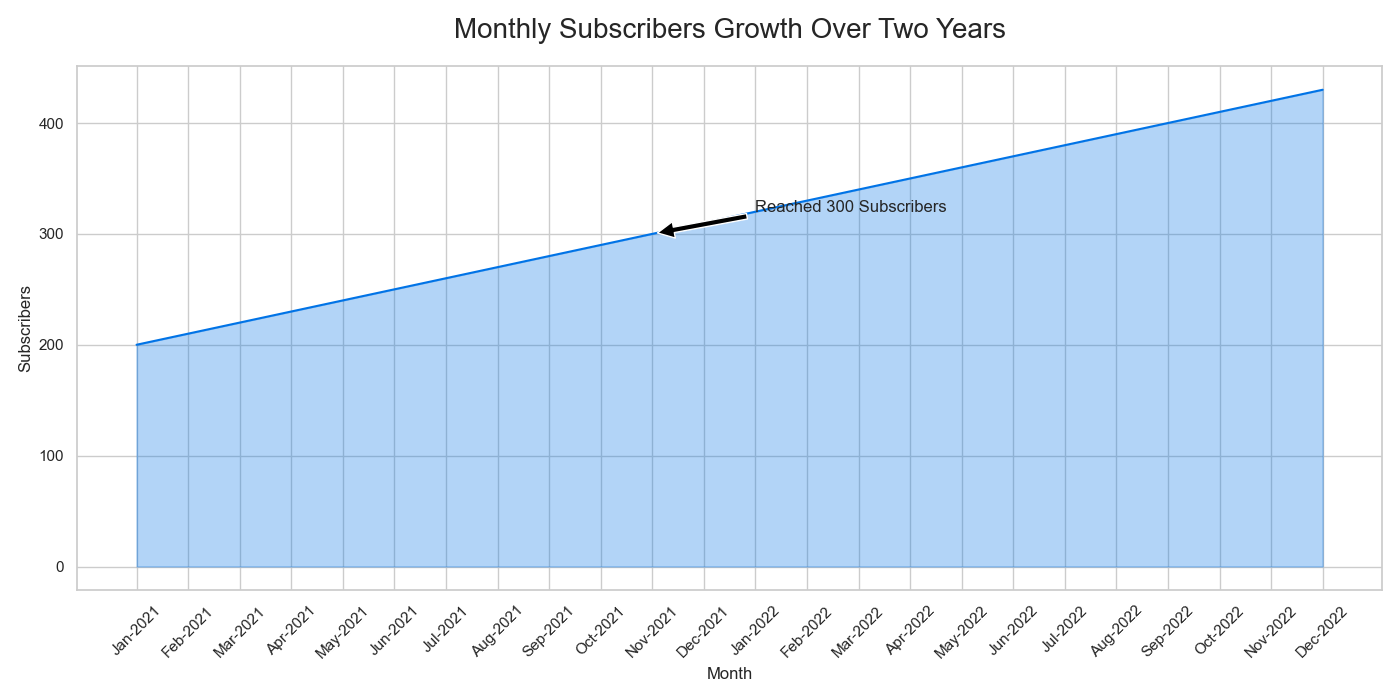

Source code (Python):

import seaborn as sns
import pandas as pd
import matplotlib.pyplot as plt

# Data
data = {
    'Month': ['Jan-2021', 'Feb-2021', 'Mar-2021', 'Apr-2021', 'May-2021', 
              'Jun-2021', 'Jul-2021', 'Aug-2021', 'Sep-2021', 'Oct-2021',
              'Nov-2021', 'Dec-2021', 'Jan-2022', 'Feb-2022', 'Mar-2022',
              'Apr-2022', 'May-2022', 'Jun-2022', 'Jul-2022', 'Aug-2022',
              'Sep-2022', 'Oct-2022', 'Nov-2022', 'Dec-2022'],
    'Subscribers': [200, 210, 220, 230, 240, 250, 260, 270, 280, 290,
                    300, 310, 320, 330, 340, 350, 360, 370, 380, 390, 
                    400, 410, 420, 430]
}

df = pd.DataFrame(data)

# Set the aesthetic style of the plots
sns.set_theme(style="whitegrid")

# Define the area chart
plt.figure(figsize=(14, 7))  # Change width and height
ax = sns.lineplot(data=df, x='Month', y='Subscribers', color="#0073E6")  # Specific color code
ax.fill_between(df['Month'], df['Subscribers'], color="#0073E6", alpha=0.3)

# Rotate x-axis labels for better readability
for item in ax.get_xticklabels():
    item.set_rotation(45)

# Add a title and labels
ax.set_title('Monthly Subscribers Growth Over Two Years', fontsize=20, pad=20)
ax.set_xlabel('Month', fontsize=12)
ax.set_ylabel('Subscribers', fontsize=12)

# Annotate the chart with a sample text label
ax.annotate('Reached 300 Subscribers', xy=('Nov-2021', 300), xytext=('Jan-2022', 320), fontsize=12,
            arrowprops=dict(facecolor='black', shrink=0.05))

# Show the plot
plt.tight_layout()
plt.show()
